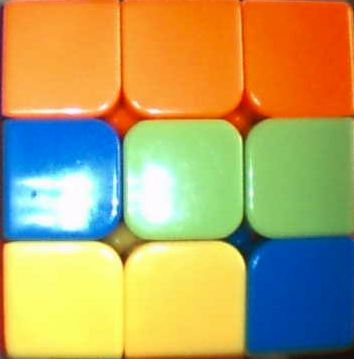
#> input picture cube_solver/2.JPG, 354 x 359 px, found by its file name
$ python reco2.py   (Python 2 division)
#> lines starting #> are read from the running program, lines starting #| are printed output that depends on the picture; after the words box and inside, x2 and y2 are one past the last pixel; in counts of white or black regions, pixels touching at a corner belong together
#> further down, img is the input picture: shape (359, 354, 3); mean B, G, R 101.4, 163.3, 178.8
import cv2
import cv2.cv as cv
import numpy as np

hsvs = {
    "G": (np.array([35,0,0]),np.array([77,255,255])),
    "W": (np.array([0,0,0]),np.array([179,60,255])),
    "O": (np.array([11,0,0]),np.array([16,255,255])),
    "B": (np.array([100,0,0]),np.array([124,255,255])),
    "Y": (np.array([17,0,0]),np.array([34,255,255])),
    "R":(np.array([0,0,0]),np.array([6,255,255]))
}

def is_color(hsv,color):
    mask=cv2.inRange(hsv,hsvs[color][0],hsvs[color][1])
    hist = cv2.calcHist([mask],[0],None,[2],[0,256])

    r=hist[1]/(hist[1]+hist[0])
    if r>0.5:
        return True
    else:
        return False

def get_color(img):
    hsv = cv2.cvtColor(img,cv2.COLOR_BGR2HSV)

    result=""
    for color in hsvs:
        if is_color(hsv,color):
            result += color

    return result

def recognize(img):
    height,width,depth = img.shape
#> height = 359; width = 354; depth = 3
    h,w = height/3,width/3
#> h = 119; w = 118

    result=""
    for i in range(0,9):
        x = i%3*w
        y = i/3*h
        tmp=img[y:y+h,x:x+w]

        color=get_color(tmp)
        if len(color)==1:
            result+=color
        else:
            return ""
#> this loop made 9 passes
#> color on passes 1 to 9: 'O', 'O', 'O', 'B', 'G', 'G', 'Y', 'Y', 'B'
#> pass 1, in recognize, `tmp=img[y:y+h,x:x+w]`:
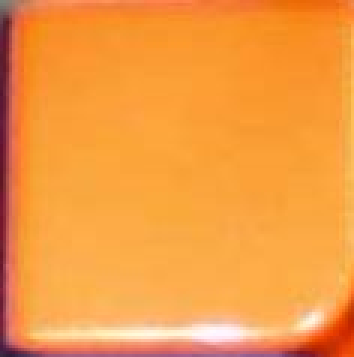
#> tmp: shape (119, 118, 3) (shown 3 times larger); mean B, G, R 66.4, 155.1, 244.4
#> pass 1, in is_color, `mask=cv2.inRange(hsv,hsvs[color][0],hsvs[color][1])`:
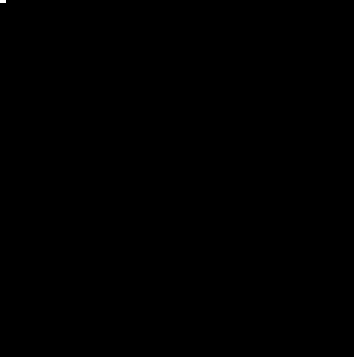
#> mask: shape (119, 118) (shown 3 times larger); 0.01% white in thin lines or dots, all inside (x1, y1, x2, y2) = (0, 0, 2, 1)
#> pass 1, in is_color (call 2), `mask=cv2.inRange(hsv,hsvs[color][0],hsvs[color][1])`:
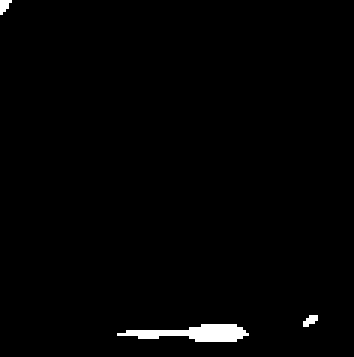
#> mask: shape (119, 118) (shown 3 times larger); 1.3% white; 3 white regions (2 under 20 px), largest, box (x1, y1, x2, y2) and area: (39, 108, 83, 114) 153
#> after the loop:
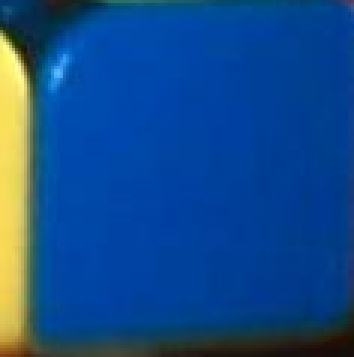
#> tmp: shape (119, 118, 3) (shown 3 times larger); mean B, G, R 138, 75.3, 20.3

    return result


f="2.jpg"
np.set_printoptions(threshold='nan')
img=cv2.imread(f)
result=recognize(img)
#> result = 'OOOBGGYYB'
print result
#| OOOBGGYYB

$ run again, with cube_solver/3.JPG copied over cube_solver/2.JPG
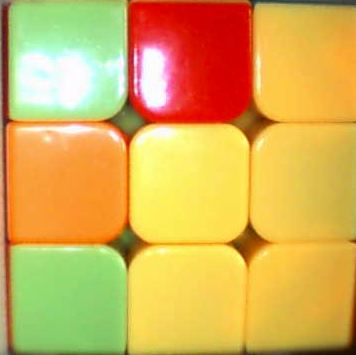
#> input picture cube_solver/3.JPG, 356 x 355 px, found by its file name
#> img is the input picture: shape (355, 356, 3); mean B, G, R 85, 174.8, 216
#> the loop in recognize, `for i in range(0,9):` made 9 passes
#> color on passes 1 to 8: 'G', 'R', 'Y', 'O', 'Y', 'Y', 'G', 'Y'
#> pass 1, in is_color, `mask=cv2.inRange(hsv,hsvs[color][0],hsvs[color][1])`:
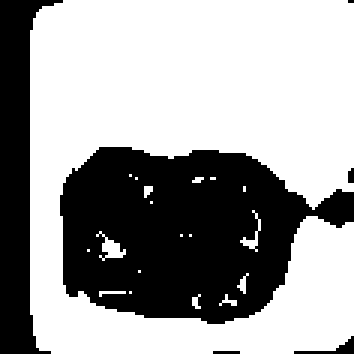
#> mask: shape (118, 118) (shown 3 times larger); 62.5% white; 6 black regions (3 under 20 px), largest, box (x1, y1, x2, y2) and area: (20, 49, 118, 108) 3919, (0, 0, 21, 118) 1239, (98, 112, 118, 118) 37
#> after the loop in recognize, `for i in range(0,9):`:
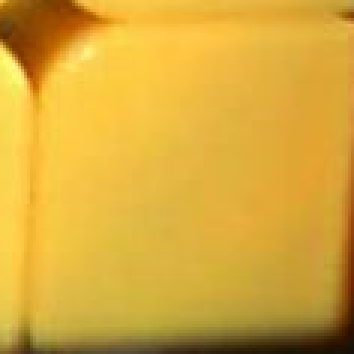
#> tmp: shape (118, 118, 3) (shown 3 times larger); mean B, G, R 58.3, 170.1, 215.9
#> `result=recognize(img)`: result = 'GRYOYYGYY'
#| GRYOYYGYY
